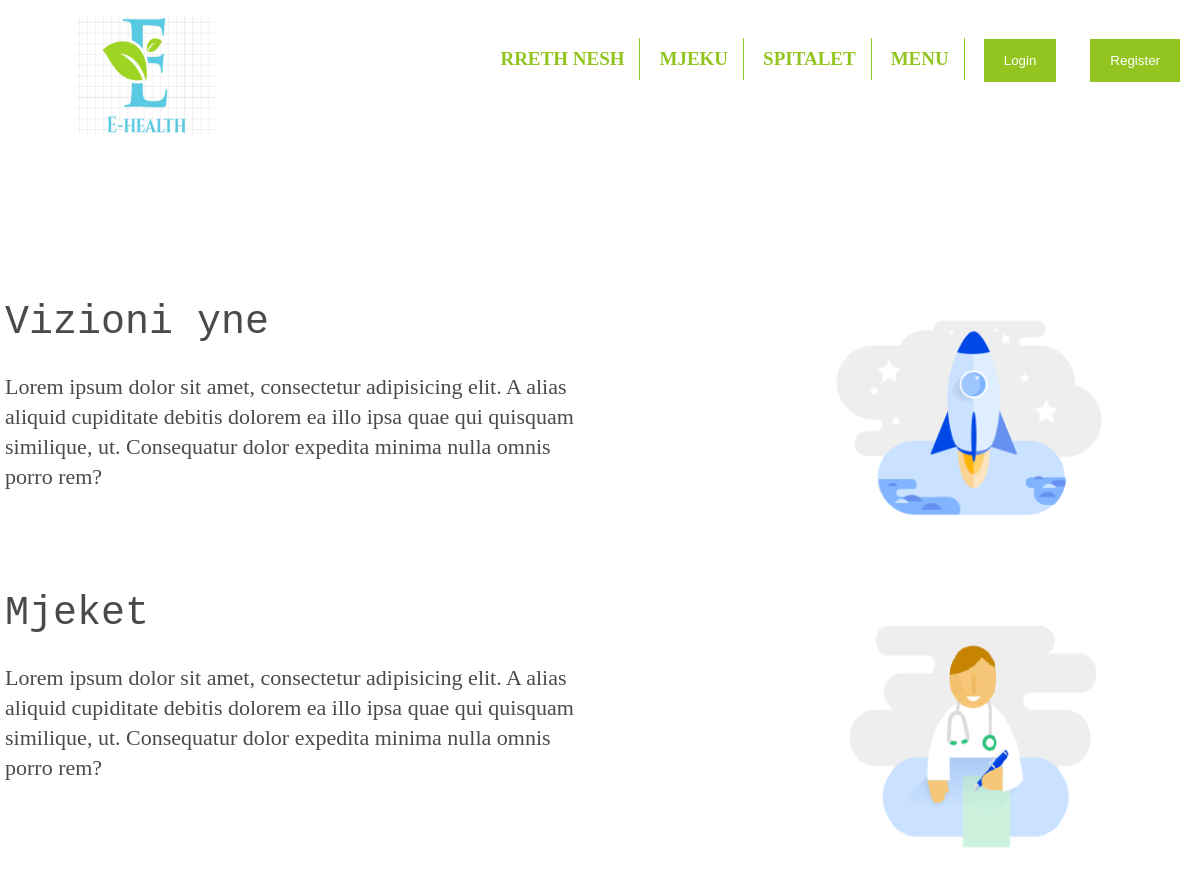
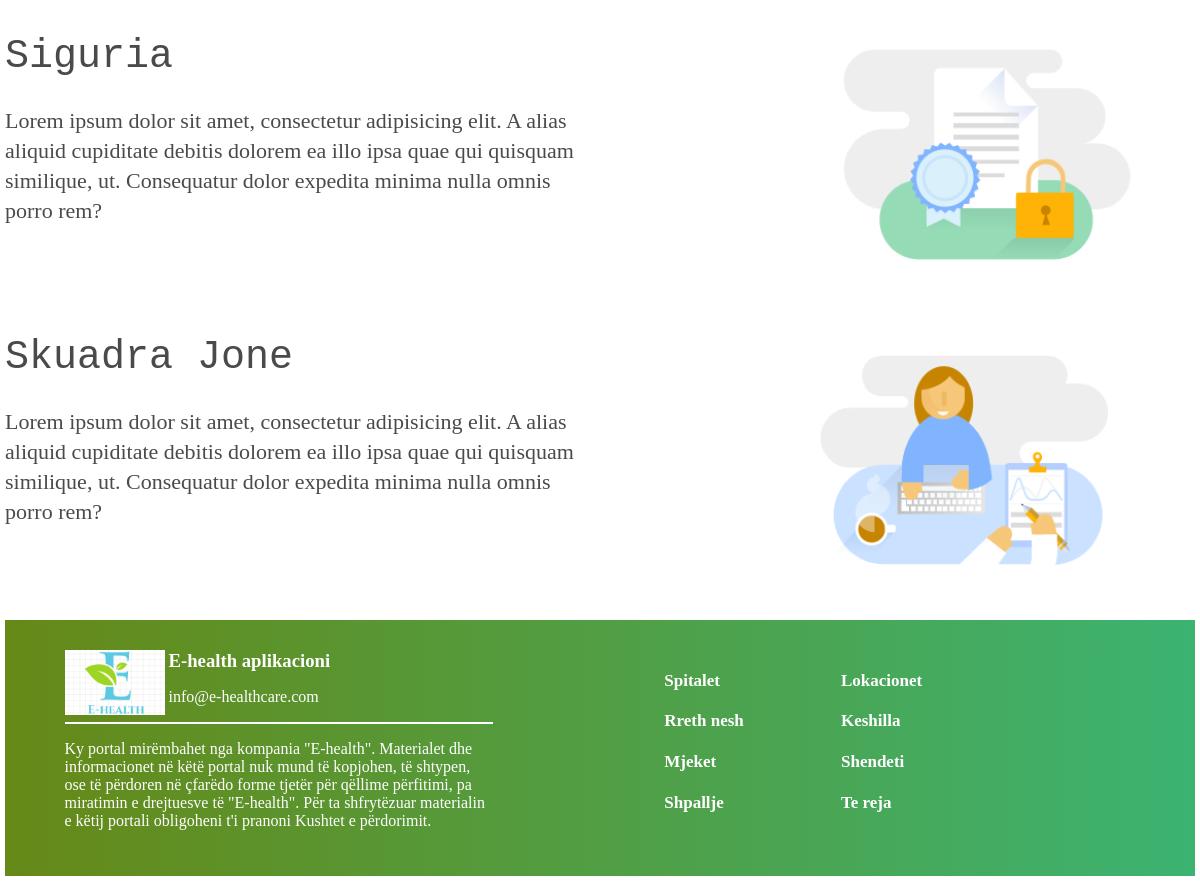
Screenshot of /php/rrethNesh.php with the database file from the repository (2 pictures, top to bottom).
### tables this page shows
CREATE TABLE IF NOT EXISTS `aboutus` (
  `id` int(11) NOT NULL AUTO_INCREMENT,
  `title` varchar(128) NOT NULL,
  `text` varchar(10000) NOT NULL,
  `photo` varchar(128) NOT NULL,
  PRIMARY KEY (`id`)
);

### php/rrethNesh.php (the view, shortened to what this page needs)
<?php
require('C:\\wamp64\\www\\web-project\\php\\config.php');
$qb = "select * from aboutUs";
$aboutuss = mysqli_query($connection, $qb) or die("Error description: " . mysqli_error($connection));
?>
<!doctype html>
<html lang="en">
<head>
    <link rel="stylesheet" href="../css/style.css">
    <link rel="stylesheet" href="../css/services.css">
</head>
<body>
<div class="wrapper">
    <?php include('../include/header.php'); ?>
    <main>
    <?php foreach($aboutuss as $aboutus): ?>
        <div class="box">
            <h1><?php echo $aboutus['title']; ?></h1>
            <p><?php echo $aboutus['text']; ?></p>
        </div>
        <div class="box">
            <img src="<?php echo '../img/aboutUsImg/'.$aboutus['id'].'.'.$aboutus['photo'];?>" alt="Vision-logo">
        </div>
    <?php endforeach; ?>
    </main>
    <?php include('../include/footer.php');?>
</div>
</body>
</html>

### include/header.php (shortened to what this page needs)
<header id="top-header">
  <a href="index.php"><img src="../img/logo.png" alt=""></a>
  <ul class="top-icons">
      <li>
          <div class="dropdown">
              <a href="rrethNesh.php"><span class="rrN">RRETH NESH</span></a>
          </div>
      </li>
      <li><a href="mjeku.php">MJEKU</a></li>
      <li><a href="hospitals.php">SPITALET</a></li>
      <li>
          <div class="dropdown">
              <a href="#"><span class="rrN">MENU</span></a>
          </div>
      </li>
      <?php if(isset($_SESSION["User_ID"])): ?>
        <?= $_SESSION["Name"] ?>
        <li id="authButton"><button onclick="window.location.href = 'controllers/logout.php';">Logout</button></li>
      <?php else: ?>
        <li id="authButton"><button onclick="openLogin()">Login</button></li>
        <li id="authButton"><button onclick="openRegister()">Register</button></li>
      <?php endif ?>
  </ul>
</header>

### include/footer.php
<footer>
  <div class="container">
      <div class="left-side">
          <div class="left-side-box">
              <img src="../img/logo.png" alt="Logo photo">
              <div>
                  <h3>E-health aplikacioni</h3><br/>
                  <p>info@e-healthcare.com</p>
              </div>
          </div>
          <div class="left-side-box">
              <div>
                  <p>Ky portal mirëmbahet nga kompania "E-health". Materialet dhe informacionet në këtë portal nuk mund të kopjohen, të shtypen, ose të përdoren në çfarëdo forme tjetër për qëllime përfitimi, pa miratimin e drejtuesve të "E-health". Për ta shfrytëzuar materialin e këtij portali obligoheni t'i pranoni Kushtet e përdorimit.</p>
              </div>
          </div>
      </div>
      <div class="right-side">
          <div class="right-side-box-1">
              <h3><a href="hospitals.php">Spitalet</a></h3>
              <h3><a href="rrethNesh.php">Rreth nesh</a></h3>
              <h3><a href="mjeku.php">Mjeket</a></h3>
              <h3><a href="#">Shpallje</a></h3>
          </div>
          <div class="right-side-box-1">
              <h3><a href="#">Lokacionet</a></h3>
              <h3><a href="#">Keshilla</a></h3>
              <h3><a href="#">Shendeti</a></h3>
              <h3><a href="#">Te reja</a></h3>
          </div>
      </div>
  </div>
</footer>

### css/style.css (style rules this page uses)
body { margin:5px; padding: 0; }
.wrapper { max-width:1200px; margin: 0px auto; }
#top-header { height: 150px; }
header .top-icons { float: right; list-style: none; }
header .top-icons li { display: inline-block; padding: 10px 15px; border-right: 1px solid #93c520; }
header .top-icons li:last-of-type { border-right: none; }
header .top-icons li a { text-decoration: none; font-size: 19px; color: #93c520; font-weight: bolder; }
#authButton { border-right: none }
#top-header h2, p { display: inline-block; font-family: 'sans-serif'; }
#top-header img { height: 120px; width: 140px; margin: 10px 70px; }
main { margin-top: 20px; margin-bottom: 20px; }
footer { background-image: linear-gradient(to right, #668917 , mediumseagreen); color: white; }
footer .container { padding: 30px; margin: 0 auto; width: 90%; display: flex; flex-wrap: wrap; justify-content: space-between; }
.left-side { width: 40%; }
.right-side { width: 55%; }
.left-side .left-side-box img { width: 100px; }
.left-side .left-side-box h3 { display: inline-block; vertical-align: top; margin: 0; }
.left-side-box div { vertical-align: top; display: inline-block; }
.right-side .right-side-box-1 a { text-decoration: none; color: #fff; font-size: 17px; }
.left-side-box:first-of-type { border-bottom: 2px solid white; }
.right-side { display: flex; flex-wrap: wrap; justify-content: center; }
.right-side-box-1 { width: 30%; }
button { background-color: #93c520; color: white; padding: 14px 20px; margin: 8px 0; border: none; cursor: pointer; width: 100%; }
.container { padding: 16px; }
.dropdown { position: relative; display: inline-block; }
.rrN { font-size: 19px; color: #93c520; font-weight: bolder; }

### css/services.css (style rules this page uses)
main h1 { font-size: 40px; line-height: 1px; font-family: monospace; color: #4a4a4a; font-weight: 300; }
main p { font-size: 22px; color: #4a4a4a; font-weight: 300; line-height: 30px; }
main { margin-top: 100px; display: flex; flex-wrap: wrap; }
.box { width: 48%; margin-top: 40px; }
.box img { width: 60%; float: right; }

### rows the page displays
aboutus: title "Vizioni yne", text "Lorem ipsum dolor sit amet, consectetur adipisicing elit. A alias aliquid cupiditate debitis dolorem ea illo ipsa quae qui quisquam similique, ut. Consequatur dolor expedita minima nulla omnis porro rem?", shows a picture
aboutus: title "Mjeket", text "Lorem ipsum dolor sit amet, consectetur adipisicing elit. A alias aliquid cupiditate debitis dolorem ea illo ipsa quae qui quisquam similique, ut. Consequatur dolor expedita minima nulla omnis porro rem?", shows a picture
aboutus: title "Siguria", text "Lorem ipsum dolor sit amet, consectetur adipisicing elit. A alias aliquid cupiditate debitis dolorem ea illo ipsa quae qui quisquam similique, ut. Consequatur dolor expedita minima nulla omnis porro rem?", shows a picture
aboutus: title "Skuadra Jone", text "Lorem ipsum dolor sit amet, consectetur adipisicing elit. A alias aliquid cupiditate debitis dolorem ea illo ipsa quae qui quisquam similique, ut. Consequatur dolor expedita minima nulla omnis porro rem?", shows a picture
